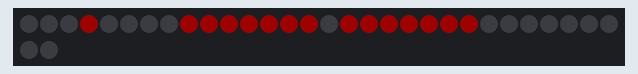
Recording of a sketch running on a simulated ESP8266 (NodeMCU). Parts: 32 RGB LEDs in strip order, left to right, continuing on the next row. Dim RGB values are drawn brighter than linear.

Above: at 0.07 s.
At 0.69 s:
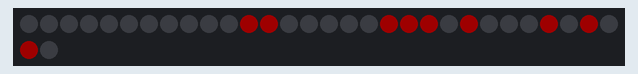
At 1.61 s:
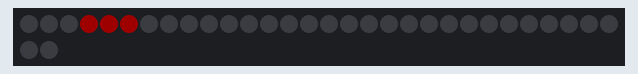
At 3.04 s:
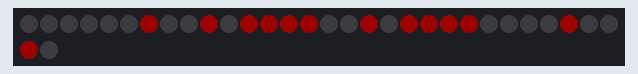
At 4.57 s:
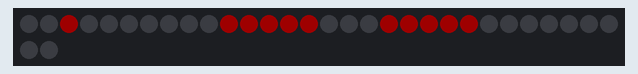
At 6.19 s:
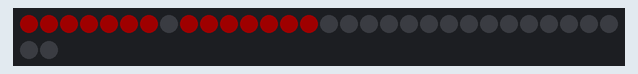

Measured:
- by itself, everything shown: repeats every 6.1 s, in 37 steps

The sketch:

TextPixels.ino
```cpp
/* LED Text Scroller!
 * Edited by LB for the Adafruit Feather HUZZAH ESP8266 *
 */

#include <ESP8266WiFi.h>
#include <Adafruit_NeoPixel.h>


#ifdef __AVR__
  #include <avr/power.h>
#endif

#define PIN 15

// Parameter 1 = number of pixels in strip
// Parameter 2 = Arduino pin number (most are valid)
// Parameter 3 = pixel type flags, add together as needed:
//   NEO_KHZ800  800 KHz bitstream (most NeoPixel products w/WS2812 LEDs)
//   NEO_KHZ400  400 KHz (classic 'v1' (not v2) FLORA pixels, WS2811 drivers)
//   NEO_GRB     Pixels are wired for GRB bitstream (most NeoPixel products)
//   NEO_RGB     Pixels are wired for RGB bitstream (v1 FLORA pixels, not v2)
//   NEO_RGBW    Pixels are wired for RGBW bitstream (NeoPixel RGBW products)
Adafruit_NeoPixel strip = Adafruit_NeoPixel(32, PIN, NEO_GRB + NEO_KHZ800);


//
//  Font data for C64 Pro 6pt
//

// Character bitmaps for C64 Pro 6pt
const byte c64Pro_6ptBitmaps[] =
{
  // @0 ' ' (8 pixels wide)
  //
  //
  //
  //
  //
  //
  //
  //
  // CHANGED TO @ !
  0x00, 0x00, 0x00, 0x00, 0x00, 0x00, 0x00, 0x00,

  // @8 '!' (8 pixels wide)
  //    ##
  //    ##
  //    ##
  //    ##
  //
  //
  //    ##
  //
  0x00, 0x00, 0x00, 0x4F, 0x4F, 0x00, 0x00, 0x00,

  // @16 '"' (8 pixels wide)
  //  ##  ##
  //  ##  ##
  //  ##  ##
  //
  //
  //
  //
  //
  0x00, 0x07, 0x07, 0x00, 0x00, 0x07, 0x07, 0x00,

  // @24 '#' (8 pixels wide)
  //  ##  ##
  //  ##  ##
  // ########
  //  ##  ##
  // ########
  //  ##  ##
  //  ##  ##
  //
  0x14, 0x7F, 0x7F, 0x14, 0x14, 0x7F, 0x7F, 0x14,

  // @32 '$' (8 pixels wide)
  //    ##
  //   #####
  //  ##
  //   ####
  //      ##
  //  #####
  //    ##
  //
  0x00, 0x24, 0x2E, 0x6B, 0x6B, 0x3A, 0x12, 0x00,

  // @40 '%' (8 pixels wide)
  //  ##   #
  //  ##  ##
  //     ##
  //    ##
  //   ##
  //  ##  ##
  //  #   ##
  //
  0x00, 0x63, 0x33, 0x18, 0x0C, 0x66, 0x63, 0x00,

  // @48 '&' (8 pixels wide)
  //  ####
  // ##  ##
  //  ####
  //  ###
  // ##  ###
  // ##  ##
  //  ######
  //
  0x32, 0x7F, 0x4D, 0x4D, 0x77, 0x72, 0x50, 0x00,

  // @56 ''' (8 pixels wide)
  //     ##
  //    ##
  //   ##
  //
  //
  //
  //
  //
  0x00, 0x00, 0x04, 0x06, 0x03, 0x01, 0x00, 0x00,

  // @64 '(' (8 pixels wide)
  //     ##
  //    ##
  //   ##
  //   ##
  //   ##
  //    ##
  //     ##
  //
  0x00, 0x00, 0x1C, 0x3E, 0x63, 0x41, 0x00, 0x00,

  // @72 ')' (8 pixels wide)
  //   ##
  //    ##
  //     ##
  //     ##
  //     ##
  //    ##
  //   ##
  //
  0x00, 0x00, 0x41, 0x63, 0x3E, 0x1C, 0x00, 0x00,

  // @80 '*' (8 pixels wide)
  //
  //  ##  ##
  //   ####
  // ########
  //   ####
  //  ##  ##
  //
  //
  0x08, 0x2A, 0x3E, 0x1C, 0x1C, 0x3E, 0x2A, 0x08,

  // @88 '+' (8 pixels wide)
  //
  //    ##
  //    ##
  //  ######
  //    ##
  //    ##
  //
  //
  0x00, 0x08, 0x08, 0x3E, 0x3E, 0x08, 0x08, 0x00,

  // @96 ',' (8 pixels wide)
  //
  //
  //
  //
  //
  //    ##
  //    ##
  //   ##
  0x00, 0x00, 0x80, 0xE0, 0x60, 0x00, 0x00, 0x00,

  // @104 '-' (8 pixels wide)
  //
  //
  //
  //  ######
  //
  //
  //
  //
  0x00, 0x08, 0x08, 0x08, 0x08, 0x08, 0x08, 0x00,

  // @112 '.' (8 pixels wide)
  //
  //
  //
  //
  //
  //    ##
  //    ##
  //
  0x00, 0x00, 0x00, 0x60, 0x60, 0x00, 0x00, 0x00,

  // @120 '/' (8 pixels wide)
  //
  //      ##
  //     ##
  //    ##
  //   ##
  //  ##
  // ##
  //
  0x40, 0x60, 0x30, 0x18, 0x0C, 0x06, 0x02, 0x00,

  // @128 '0' (8 pixels wide)
  //   ####
  //  ##  ##
  //  ## ###
  //  ### ##
  //  ##  ##
  //  ##  ##
  //   ####
  //
  0x00, 0x3E, 0x7F, 0x49, 0x45, 0x7F, 0x3E, 0x00,

  // @136 '1' (8 pixels wide)
  //    ##
  //    ##
  //   ###
  //    ##
  //    ##
  //    ##
  //  ######
  //
  0x00, 0x40, 0x44, 0x7F, 0x7F, 0x40, 0x40, 0x00,

  // @144 '2' (8 pixels wide)
  //   ####
  //  ##  ##
  //      ##
  //     ##
  //   ##
  //  ##
  //  ######
  //
  0x00, 0x62, 0x73, 0x51, 0x49, 0x4F, 0x46, 0x00,

  // @152 '3' (8 pixels wide)
  //   ####
  //  ##  ##
  //      ##
  //    ###
  //      ##
  //  ##  ##
  //   ####
  //
  0x00, 0x22, 0x63, 0x49, 0x49, 0x7F, 0x36, 0x00,

  // @160 '4' (8 pixels wide)
  //     ##
  //    ###
  //   ####
  // ##  ##
  // #######
  //     ##
  //     ##
  //
  0x18, 0x18, 0x14, 0x16, 0x7F, 0x7F, 0x10, 0x00,

  // @168 '5' (8 pixels wide)
  //  ######
  //  ##
  //  #####
  //      ##
  //      ##
  //  ##  ##
  //   ####
  //
  0x00, 0x27, 0x67, 0x45, 0x45, 0x7D, 0x39, 0x00,

  // @176 '6' (8 pixels wide)
  //   ####
  //  ##  ##
  //  ##
  //  #####
  //  ##  ##
  //  ##  ##
  //   ####
  //
  0x00, 0x3E, 0x7F, 0x49, 0x49, 0x7B, 0x32, 0x00,

  // @184 '7' (8 pixels wide)
  //  ######
  //  ##  ##
  //     ##
  //    ##
  //    ##
  //    ##
  //    ##
  //
  0x00, 0x03, 0x03, 0x79, 0x7D, 0x07, 0x03, 0x00,

  // @192 '8' (8 pixels wide)
  //   ####
  //  ##  ##
  //  ##  ##
  //   ####
  //  ##  ##
  //  ##  ##
  //   ####
  //
  0x00, 0x36, 0x7F, 0x49, 0x49, 0x7F, 0x36, 0x00,

  // @200 '9' (8 pixels wide)
  //   ####
  //  ##  ##
  //  ##  ##
  //   #####
  //      ##
  //  ##  ##
  //   ####
  //
  0x00, 0x26, 0x6F, 0x49, 0x49, 0x7F, 0x3E, 0x00,

  // @208 ':' (8 pixels wide)
  //
  //
  //    ##
  //
  //
  //    ##
  //
  //
  0x00, 0x00, 0x00, 0x24, 0x24, 0x00, 0x00, 0x00,

  // @216 ';' (8 pixels wide)
  //
  //
  //    ##
  //
  //
  //    ##
  //    ##
  //   ##
  0x00, 0x00, 0x80, 0xE4, 0x64, 0x00, 0x00, 0x00,

  // @224 '<' (8 pixels wide)
  //     ###
  //    ##
  //   ##
  //  ##
  //   ##
  //    ##
  //     ###
  //
  0x00, 0x08, 0x1C, 0x36, 0x63, 0x41, 0x41, 0x00,

  // @232 '=' (8 pixels wide)
  //
  //
  //  ######
  //
  //  ######
  //
  //
  //
  0x00, 0x14, 0x14, 0x14, 0x14, 0x14, 0x14, 0x00,

  // @240 '>' (8 pixels wide)
  //  ###
  //    ##
  //     ##
  //      ##
  //     ##
  //    ##
  //  ###
  //
  0x00, 0x41, 0x41, 0x63, 0x36, 0x1C, 0x08, 0x00,

  // @248 '?' (8 pixels wide)
  //   ####
  //  ##  ##
  //      ##
  //     ##
  //    ##
  //
  //    ##
  //
  0x00, 0x02, 0x03, 0x51, 0x59, 0x0F, 0x06, 0x00,

  // @256 '@' (8 pixels wide)
  //   ####
  //  ##  ##
  //  ## ###
  //  ## ###
  //  ##
  //  ##   #
  //   ####
  //
  // CHANGED TO SPACE!!!
  0x00, 0x3E, 0x7F, 0x41, 0x4D, 0x4F, 0x2E, 0x00,

  // @264 'A' (8 pixels wide)
  //    ##
  //   ####
  //  ##  ##
  //  ######
  //  ##  ##
  //  ##  ##
  //  ##  ##
  //
  0x00, 0x7C, 0x7E, 0x0B, 0x0B, 0x7E, 0x7C, 0x00,

  // @272 'B' (8 pixels wide)
  //  #####
  //  ##  ##
  //  ##  ##
  //  #####
  //  ##  ##
  //  ##  ##
  //  #####
  //
  0x00, 0x7F, 0x7F, 0x49, 0x49, 0x7F, 0x36, 0x00,

  // @280 'C' (8 pixels wide)
  //   ####
  //  ##  ##
  //  ##
  //  ##
  //  ##
  //  ##  ##
  //   ####
  //
  0x00, 0x3E, 0x7F, 0x41, 0x41, 0x63, 0x22, 0x00,

  // @288 'D' (8 pixels wide)
  //  ####
  //  ## ##
  //  ##  ##
  //  ##  ##
  //  ##  ##
  //  ## ##
  //  ####
  //
  0x00, 0x7F, 0x7F, 0x41, 0x63, 0x3E, 0x1C, 0x00,

  // @296 'E' (8 pixels wide)
  //  ######
  //  ##
  //  ##
  //  ####
  //  ##
  //  ##
  //  ######
  //
  0x00, 0x7F, 0x7F, 0x49, 0x49, 0x41, 0x41, 0x00,

  // @304 'F' (8 pixels wide)
  //  ######
  //  ##
  //  ##
  //  ####
  //  ##
  //  ##
  //  ##
  //
  0x00, 0x7F, 0x7F, 0x09, 0x09, 0x01, 0x01, 0x00,

  // @312 'G' (8 pixels wide)
  //   ####
  //  ##  ##
  //  ##
  //  ## ###
  //  ##  ##
  //  ##  ##
  //   ####
  //
  0x00, 0x3E, 0x7F, 0x41, 0x49, 0x7B, 0x3A, 0x00,

  // @320 'H' (8 pixels wide)
  //  ##  ##
  //  ##  ##
  //  ##  ##
  //  ######
  //  ##  ##
  //  ##  ##
  //  ##  ##
  //
  0x00, 0x7F, 0x7F, 0x08, 0x08, 0x7F, 0x7F, 0x00,

  // @328 'I' (8 pixels wide)
  //   ####
  //    ##
  //    ##
  //    ##
  //    ##
  //    ##
  //   ####
  //
  0x00, 0x00, 0x41, 0x7F, 0x7F, 0x41, 0x00, 0x00,

  // @336 'J' (8 pixels wide)
  //    ####
  //     ##
  //     ##
  //     ##
  //     ##
  //  ## ##
  //   ###
  //
  0x00, 0x20, 0x60, 0x41, 0x7F, 0x3F, 0x01, 0x00,

  // @344 'K' (8 pixels wide)
  //  ##  ##
  //  ## ##
  //  ####
  //  ###
  //  ####
  //  ## ##
  //  ##  ##
  //
  0x00, 0x7F, 0x7F, 0x1C, 0x36, 0x63, 0x41, 0x00,

  // @352 'L' (8 pixels wide)
  //  ##
  //  ##
  //  ##
  //  ##
  //  ##
  //  ##
  //  ######
  //
  0x00, 0x7F, 0x7F, 0x40, 0x40, 0x40, 0x40, 0x00,

  // @360 'M' (8 pixels wide)
  // ##   ##
  // ### ###
  // #######
  // ## # ##
  // ##   ##
  // ##   ##
  // ##   ##
  //
  0x7F, 0x7F, 0x06, 0x0C, 0x06, 0x7F, 0x7F, 0x00,

  // @368 'N' (8 pixels wide)
  //  ##  ##
  //  ### ##
  //  ######
  //  ######
  //  ## ###
  //  ##  ##
  //  ##  ##
  //
  0x00, 0x7F, 0x7F, 0x0E, 0x1C, 0x7F, 0x7F, 0x00,

  // @376 'O' (8 pixels wide)
  //   ####
  //  ##  ##
  //  ##  ##
  //  ##  ##
  //  ##  ##
  //  ##  ##
  //   ####
  //
  0x00, 0x3E, 0x7F, 0x41, 0x41, 0x7F, 0x3E, 0x00,

  // @384 'P' (8 pixels wide)
  //  #####
  //  ##  ##
  //  ##  ##
  //  #####
  //  ##
  //  ##
  //  ##
  //
  0x00, 0x7F, 0x7F, 0x09, 0x09, 0x0F, 0x06, 0x00,

  // @392 'Q' (8 pixels wide)
  //   ####
  //  ##  ##
  //  ##  ##
  //  ##  ##
  //  ##  ##
  //   ####
  //     ###
  //
  0x00, 0x1E, 0x3F, 0x21, 0x61, 0x7F, 0x5E, 0x00,

  // @400 'R' (8 pixels wide)
  //  #####
  //  ##  ##
  //  ##  ##
  //  #####
  //  ####
  //  ## ##
  //  ##  ##
  //
  0x00, 0x7F, 0x7F, 0x19, 0x39, 0x6F, 0x46, 0x00,

  // @408 'S' (8 pixels wide)
  //   ####
  //  ##  ##
  //  ##
  //   ####
  //      ##
  //  ##  ##
  //   ####
  //
  0x00, 0x26, 0x6F, 0x49, 0x49, 0x7B, 0x32, 0x00,

  // @416 'T' (8 pixels wide)
  //  ######
  //    ##
  //    ##
  //    ##
  //    ##
  //    ##
  //    ##
  //
  0x00, 0x01, 0x01, 0x7F, 0x7F, 0x01, 0x01, 0x00,

  // @424 'U' (8 pixels wide)
  //  ##  ##
  //  ##  ##
  //  ##  ##
  //  ##  ##
  //  ##  ##
  //  ##  ##
  //   ####
  //
  0x00, 0x3F, 0x7F, 0x40, 0x40, 0x7F, 0x3F, 0x00,

  // @432 'V' (8 pixels wide)
  //  ##  ##
  //  ##  ##
  //  ##  ##
  //  ##  ##
  //  ##  ##
  //   ####
  //    ##
  //
  0x00, 0x1F, 0x3F, 0x60, 0x60, 0x3F, 0x1F, 0x00,

  // @440 'W' (8 pixels wide)
  // ##   ##
  // ##   ##
  // ##   ##
  // ## # ##
  // #######
  // ### ###
  // ##   ##
  //
  0x7F, 0x7F, 0x30, 0x18, 0x30, 0x7F, 0x7F, 0x00,

  // @448 'X' (8 pixels wide)
  //  ##  ##
  //  ##  ##
  //   ####
  //    ##
  //   ####
  //  ##  ##
  //  ##  ##
  //
  0x00, 0x63, 0x77, 0x1C, 0x1C, 0x77, 0x63, 0x00,

  // @456 'Y' (8 pixels wide)
  //  ##  ##
  //  ##  ##
  //  ##  ##
  //   ####
  //    ##
  //    ##
  //    ##
  //
  0x00, 0x07, 0x0F, 0x78, 0x78, 0x0F, 0x07, 0x00,

  // @464 'Z' (8 pixels wide)
  //  ######
  //      ##
  //     ##
  //    ##
  //   ##
  //  ##
  //  ######
  //
  0x00, 0x61, 0x71, 0x59, 0x4D, 0x47, 0x43, 0x00,

  // @472 '[' (8 pixels wide)
  //   ####
  //   ##
  //   ##
  //   ##
  //   ##
  //   ##
  //   ####
  //
  0x00, 0x00, 0x7F, 0x7F, 0x41, 0x41, 0x00, 0x00,

  // @480 '\' (8 pixels wide)
  //
  // ##
  //  ##
  //   ##
  //    ##
  //     ##
  //      ##
  //
  0x02, 0x06, 0x0C, 0x18, 0x30, 0x60, 0x40, 0x00,

  // @488 ']' (8 pixels wide)
  //   ####
  //     ##
  //     ##
  //     ##
  //     ##
  //     ##
  //   ####
  //
  0x00, 0x00, 0x41, 0x41, 0x7F, 0x7F, 0x00, 0x00,

  // @496 '^' (8 pixels wide)
  //    #
  //   ###
  //  ## ##
  // ##   ##
  // #     #
  //
  //
  //
  0x18, 0x0C, 0x06, 0x03, 0x06, 0x0C, 0x18, 0x00,

  // @504 '_' (8 pixels wide)
  //
  //
  //
  //
  //
  //
  //
  // ########
  0x80, 0x80, 0x80, 0x80, 0x80, 0x80, 0x80, 0x80,

  // @512 '`' (8 pixels wide)
  //   #
  //    #
  //     #
  //
  //
  //
  //
  //
  0x00, 0x00, 0x01, 0x02, 0x04, 0x00, 0x00, 0x00,

  // @520 'a' (8 pixels wide)
  //
  //
  //   ####
  //      ##
  //   #####
  //  ##  ##
  //   #####
  //
  0x00, 0x20, 0x74, 0x54, 0x54, 0x7C, 0x78, 0x00,

  // @528 'b' (8 pixels wide)
  //
  //  ##
  //  ##
  //  #####
  //  ##  ##
  //  ##  ##
  //  #####
  //
  0x00, 0x7E, 0x7E, 0x48, 0x48, 0x78, 0x30, 0x00,

  // @536 'c' (8 pixels wide)
  //
  //
  //   ####
  //  ##
  //  ##
  //  ##
  //   ####
  //
  0x00, 0x38, 0x7C, 0x44, 0x44, 0x44, 0x00, 0x00,

  // @544 'd' (8 pixels wide)
  //
  //      ##
  //      ##
  //   #####
  //  ##  ##
  //  ##  ##
  //   #####
  //
  0x00, 0x30, 0x78, 0x48, 0x48, 0x7E, 0x7E, 0x00,

  // @552 'e' (8 pixels wide)
  //
  //
  //   ####
  //  ##  ##
  //  ######
  //  ##
  //   ####
  //
  0x00, 0x38, 0x7C, 0x54, 0x54, 0x5C, 0x18, 0x00,

  // @560 'f' (8 pixels wide)
  //
  //    ###
  //   ##
  //  #####
  //   ##
  //   ##
  //   ##
  //
  0x00, 0x08, 0x7C, 0x7E, 0x0A, 0x0A, 0x00, 0x00,

  // @568 'g' (8 pixels wide)
  //
  //
  //   #####
  //  ##  ##
  //  ##  ##
  //   #####
  //      ##
  //  #####
  0x00, 0x98, 0xBC, 0xA4, 0xA4, 0xFC, 0x7C, 0x00,

  // @576 'h' (8 pixels wide)
  //
  //  ##
  //  ##
  //  #####
  //  ##  ##
  //  ##  ##
  //  ##  ##
  //
  0x00, 0x7E, 0x7E, 0x08, 0x08, 0x78, 0x70, 0x00,

  // @584 'i' (8 pixels wide)
  //
  //    ##
  //
  //   ###
  //    ##
  //    ##
  //   ####
  //
  0x00, 0x00, 0x48, 0x7A, 0x7A, 0x40, 0x00, 0x00,

  // @592 'j' (8 pixels wide)
  //
  //     ##
  //
  //     ##
  //     ##
  //     ##
  //     ##
  //  ####
  0x00, 0x80, 0x80, 0x80, 0xFA, 0x7A, 0x00, 0x00,

  // @600 'k' (8 pixels wide)
  //
  //  ##
  //  ##
  //  ## ##
  //  ####
  //  ## ##
  //  ##  ##
  //
  0x00, 0x7E, 0x7E, 0x10, 0x38, 0x68, 0x40, 0x00,

  // @608 'l' (8 pixels wide)
  //
  //   ###
  //    ##
  //    ##
  //    ##
  //    ##
  //   ####
  //
  0x00, 0x00, 0x42, 0x7E, 0x7E, 0x40, 0x00, 0x00,

  // @616 'm' (8 pixels wide)
  //
  //
  // ##  ##
  // #######
  // #######
  // ## # ##
  // ##   ##
  //
  0x7C, 0x7C, 0x18, 0x38, 0x1C, 0x7C, 0x78, 0x00,

  // @624 'n' (8 pixels wide)
  //
  //
  //  #####
  //  ##  ##
  //  ##  ##
  //  ##  ##
  //  ##  ##
  //
  0x00, 0x7C, 0x7C, 0x04, 0x04, 0x7C, 0x78, 0x00,

  // @632 'o' (8 pixels wide)
  //
  //
  //   ####
  //  ##  ##
  //  ##  ##
  //  ##  ##
  //   ####
  //
  0x00, 0x38, 0x7C, 0x44, 0x44, 0x7C, 0x38, 0x00,

  // @640 'p' (8 pixels wide)
  //
  //
  //  #####
  //  ##  ##
  //  ##  ##
  //  #####
  //  ##
  //  ##
  0x00, 0xFC, 0xFC, 0x24, 0x24, 0x3C, 0x18, 0x00,

  // @648 'q' (8 pixels wide)
  //
  //
  //   #####
  //  ##  ##
  //  ##  ##
  //   #####
  //      ##
  //      ##
  0x00, 0x18, 0x3C, 0x24, 0x24, 0xFC, 0xFC, 0x00,

  // @656 'r' (8 pixels wide)
  //
  //
  //  #####
  //  ##  ##
  //  ##
  //  ##
  //  ##
  //
  0x00, 0x7C, 0x7C, 0x04, 0x04, 0x0C, 0x08, 0x00,

  // @664 's' (8 pixels wide)
  //
  //
  //   #####
  //  ##
  //   ####
  //      ##
  //  #####
  //
  0x00, 0x48, 0x5C, 0x54, 0x54, 0x74, 0x24, 0x00,

  // @672 't' (8 pixels wide)
  //
  //    ##
  //  ######
  //    ##
  //    ##
  //    ##
  //     ###
  //
  0x00, 0x04, 0x04, 0x3E, 0x7E, 0x44, 0x44, 0x00,

  // @680 'u' (8 pixels wide)
  //
  //
  //  ##  ##
  //  ##  ##
  //  ##  ##
  //  ##  ##
  //   #####
  //
  0x00, 0x3C, 0x7C, 0x40, 0x40, 0x7C, 0x7C, 0x00,

  // @688 'v' (8 pixels wide)
  //
  //
  //  ##  ##
  //  ##  ##
  //  ##  ##
  //   ####
  //    ##
  //
  0x00, 0x1C, 0x3C, 0x60, 0x60, 0x3C, 0x1C, 0x00,

  // @696 'w' (8 pixels wide)
  //
  //
  // ##   ##
  // ## # ##
  // #######
  //  #####
  //  ## ##
  //
  0x1C, 0x7C, 0x70, 0x38, 0x70, 0x7C, 0x1C, 0x00,

  // @704 'x' (8 pixels wide)
  //
  //
  //  ##  ##
  //   ####
  //    ##
  //   ####
  //  ##  ##
  //
  0x00, 0x44, 0x6C, 0x38, 0x38, 0x6C, 0x44, 0x00,

  // @712 'y' (8 pixels wide)
  //
  //
  //  ##  ##
  //  ##  ##
  //  ##  ##
  //   #####
  //     ##
  //  ####
  0x00, 0x9C, 0xBC, 0xA0, 0xE0, 0x7C, 0x3C, 0x00,

  // @720 'z' (8 pixels wide)
  //
  //
  //  ######
  //     ##
  //    ##
  //   ##
  //  ######
  //
  0x00, 0x44, 0x64, 0x74, 0x5C, 0x4C, 0x44, 0x00,

  // @728 '{' (8 pixels wide)
  //     ##
  //    ##
  //    ##
  //   ##
  //    ##
  //    ##
  //     ##
  //
  0x00, 0x00, 0x08, 0x3E, 0x77, 0x41, 0x00, 0x00,

  // @736 '|' (8 pixels wide)
  //    ##
  //    ##
  //    ##
  //    ##
  //    ##
  //    ##
  //    ##
  //    ##
  0x00, 0x00, 0x00, 0xFF, 0xFF, 0x00, 0x00, 0x00,

  // @744 '}' (8 pixels wide)
  //   ##
  //    ##
  //    ##
  //     ##
  //    ##
  //    ##
  //   ##
  //
  0x00, 0x00, 0x41, 0x77, 0x3E, 0x08, 0x00, 0x00,

  // @752 '~' (8 pixels wide)
  //
  //
  //
  //  ###  #
  // #  ###
  //
  //
  //
  0x10, 0x08, 0x08, 0x18, 0x10, 0x10, 0x08, 0x00,
};


void setup()
{
  strip.begin();
  strip.show(); // Initialize all pixels to 'off'

  Serial.begin(115200);
  Serial.println();
}

void loop()
{
  ShowText("Hello Tiffany! ");
}


void ShowText(String text)
{
  int offset = 0;
  int length_bytes = text.length()*8;

  // Pad character (repeat first) but leave length unaffected
  text = text + text[0];

   for (int i=0; i<length_bytes; i++)
   {
      for (int col=0; col<4; col++)
      {
        byte b = GetColumn(text, offset+col);

        for (int p=0; p<8; p++)
        {
           int pixel = ((3-col) * 8) + p;

           if (bitRead(b, p) == true)
           {
              strip.setPixelColor(pixel, 30, 0, 0);
           }
           else
           {
              strip.setPixelColor(pixel, 0, 0, 0);
           }
        }
      }

      strip.show();
      delay(50);

      offset++;
   }
}

char FixCase(char c)
{
  if (islower(c))
  {
    return toupper(c);
  }
  else
  {
    return c-32;
  }
}

byte GetColumn(String text, int offset)
{
  int which_char = (int)(offset / 8);
  char c = FixCase(text[which_char]);
  int which_byte = offset - (which_char*8);
  int pointer = (c*8) + which_byte;

  return c64Pro_6ptBitmaps[pointer];
}
```
